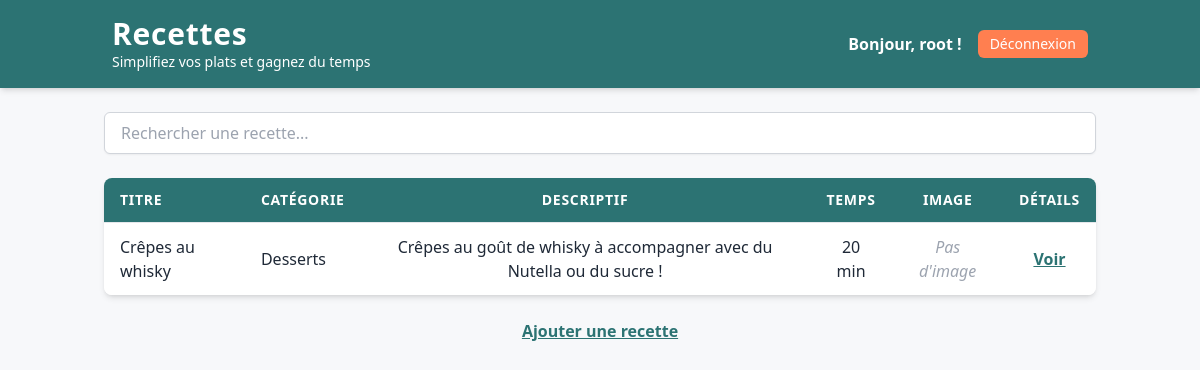
The page /favoris/ (signed in) on the database its author committed.
### recettes/models.py (models this page shows, shortened)
class Recette(models.Model):
    titre = models.CharField(max_length=200)
    description = models.TextField()
    categorie = models.ForeignKey(
        Categorie, on_delete=models.CASCADE, related_name='recettes'
    )  # Lien avec le modèle Categorie
    temps_preparation = models.IntegerField()
    temps_cuisson = models.IntegerField()
    ingredients = models.TextField()
    etapes = models.TextField()
    image = models.ImageField(upload_to='images/', null=True, blank=True)
    note_moyenne = models.FloatField(default=0.0)
    visites = models.PositiveIntegerField(default=0)

class Categorie(models.Model):
    nom = models.CharField(max_length=100, unique=True)  # Le nom de la catégorie doit être unique

### recettes/views.py (the view)
# urls.py: path('favoris/', views.fav_view, name='favoris'),
@login_required
def fav_view(request):
    recettes = Recette.objects.filter(favoris__user=request.user)
    return render(request, 'favoris.html', {'rows': recettes})

### recettes/templates/favoris.html (shortened to what this page needs)
<!DOCTYPE html>
<html lang="fr">
<head>
  <script src="https://cdn.tailwindcss.com"></script>
</head>
<body class="bg-LightGray text-gray-800">
  <header class="bg-Blue text-white py-4 shadow-md">
    <div class="container mx-auto px-6 flex justify-between items-center">
      <div>
        <h1 class="text-3xl font-extrabold tracking-wide">Recettes</h1>
        <p class="text-sm font-light">Simplifiez vos plats et gagnez du temps</p>
      </div>
      <div>
        {% if request.user.is_authenticated %}
          <div class="flex items-center space-x-4">
            <span class="font-semibold">Bonjour, {{ request.user.username }} !</span>
            <a href="{% url 'logout' %}"
               class="bg-Red px-3 py-1 rounded-md text-sm hover:bg-red-600 transition">
              Déconnexion
            </a>
          </div>
        {% else %}
          <a href="{% url 'login' %}"
             class="bg-Red px-3 py-1 rounded-md text-sm hover:bg-red-600 transition">
            Connexion
          </a>
        {% endif %}
      </div>
    </div>
  </header>
  <section class="container mx-auto mt-6 px-4">
    <input type="text" id="search-input"
           onkeyup="filterTable()"
           placeholder="Rechercher une recette..."
           class="w-full border border-gray-300 rounded-md px-4 py-2 shadow-sm focus:ring-2 focus:ring-Blue focus:outline-none">
  </section>
  <main class="container mx-auto mt-6 px-4">
    <div class="bg-white shadow-md rounded-lg overflow-hidden">
      <table class="min-w-full divide-y divide-gray-200">
        <thead class="bg-Blue text-white text-sm uppercase tracking-wider">
          <tr>
            <th class="px-4 py-3 text-left">Titre</th>
            <th class="px-4 py-3 text-left">Catégorie</th>
            <th class="px-4 py-3 text-center">Descriptif</th>
            <th class="px-4 py-3 text-center">Temps</th>
            <th class="px-4 py-3 text-center">Image</th>
            <th class="px-4 py-3 text-center">Détails</th>
          </tr>
        </thead>
        <tbody class="bg-white divide-y divide-gray-200">
          {% for row in rows %}
          <tr class="hover:bg-gray-100 transition">
            <td class="px-4 py-3">{{ row.titre }}</td>
            <td class="px-4 py-3">{{ row.categorie.nom }}</td>
            <td class="px-4 py-3 text-center">{{ row.description }}</td>
            <td class="px-4 py-3 text-center">{{ row.temps_preparation }} min</td>
            <td class="px-4 py-3 text-center">
              {% if row.image %}
                <img src="{{ row.image.url }}" alt="Recette" class="w-16 h-16 rounded-md mx-auto">
              {% else %}
                <span class="text-gray-400 italic">Pas d'image</span>
              {% endif %}
            </td>
            <td class="px-4 py-3 text-center">
              <a href="{% url 'details' row.id %}"
                 class="text-Blue font-semibold underline hover:text-teal-700 transition">
                Voir
              </a>
            </td>
          </tr>
          {% empty %}
          <tr>
            <td colspan="6" class="px-4 py-4 text-center text-gray-500 italic">
              Aucune recette disponible.
            </td>
          </tr>
          {% endfor %}
        </tbody>
      </table>
    </div>
  </main>
  <footer class="container mx-auto flex justify-center mt-6 space-x-6">
    <a href="/manage" class="text-Blue font-semibold underline hover:text-teal-700 transition">
      Ajouter une recette
    </a>
  </footer>
</body>
</html>

### rows shown on the page
Recette: titre "Crêpes au whisky", categorie.nom "Desserts", description "Crêpes au goût de whisky à accompagner avec du Nutella ou du sucre !", temps_preparation "20", image "Pas d'image"

### other values the page prints
{{ request.user.username }} "root"
